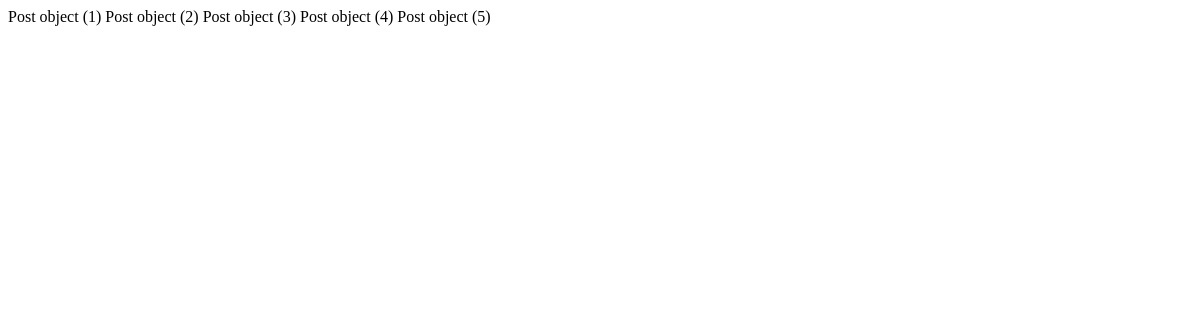
The page /cbv/ on the database as committed earlier.
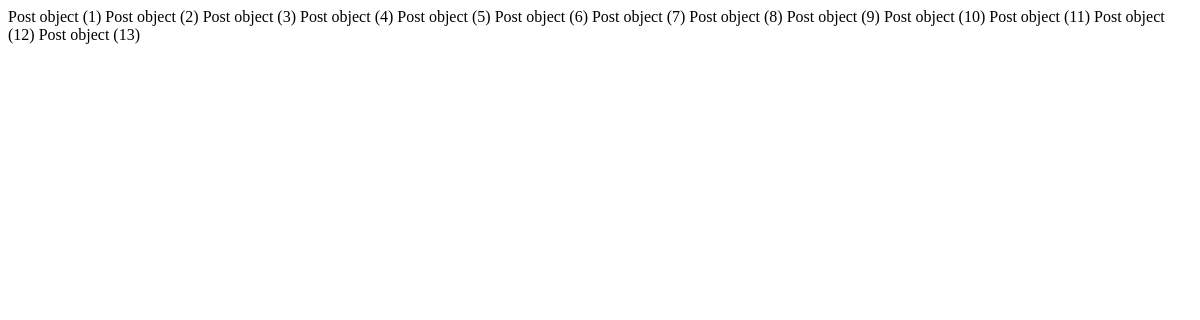
The same page on the database as committed later.
### posts/models.py (models this page shows)
class Post(models.Model):
    image = models.ImageField(verbose_name='이미지',null=True, blank=True)
    content = models.TextField(verbose_name='내용')
    created_at = models.DateTimeField(verbose_name='작성일', auto_now_add=True)
    view_count = models.IntegerField(verbose_name='조회수', default=0)
    writer = models.ForeignKey(to=User, on_delete=models.CASCADE,null=True, blank=True)

### posts/views.py (the view)
# urls.py: path('cbv/', class_view.as_view(), name='cbv'),
class class_view(ListView):
    model = Post
    template_name = 'cbv_view.html'

### posts/templates/cbv_view.html (shortened to what this page needs)
<!DOCTYPE html>
<html lang="en">
<head>
</head>
<body>
    {% for object in object_list %}
        {{ object }}
    {% endfor %}
</body>
</html>

Rows that differ between the two databases and show on the page:
added Post: id "Post object (6)"
added Post: id "Post object (7)"
added Post: id "Post object (8)"
added Post: id "Post object (9)"
added Post: id "Post object (10)"
added Post: id "Post object (11)"
added Post: id "Post object (12)"
added Post: id "Post object (13)"
